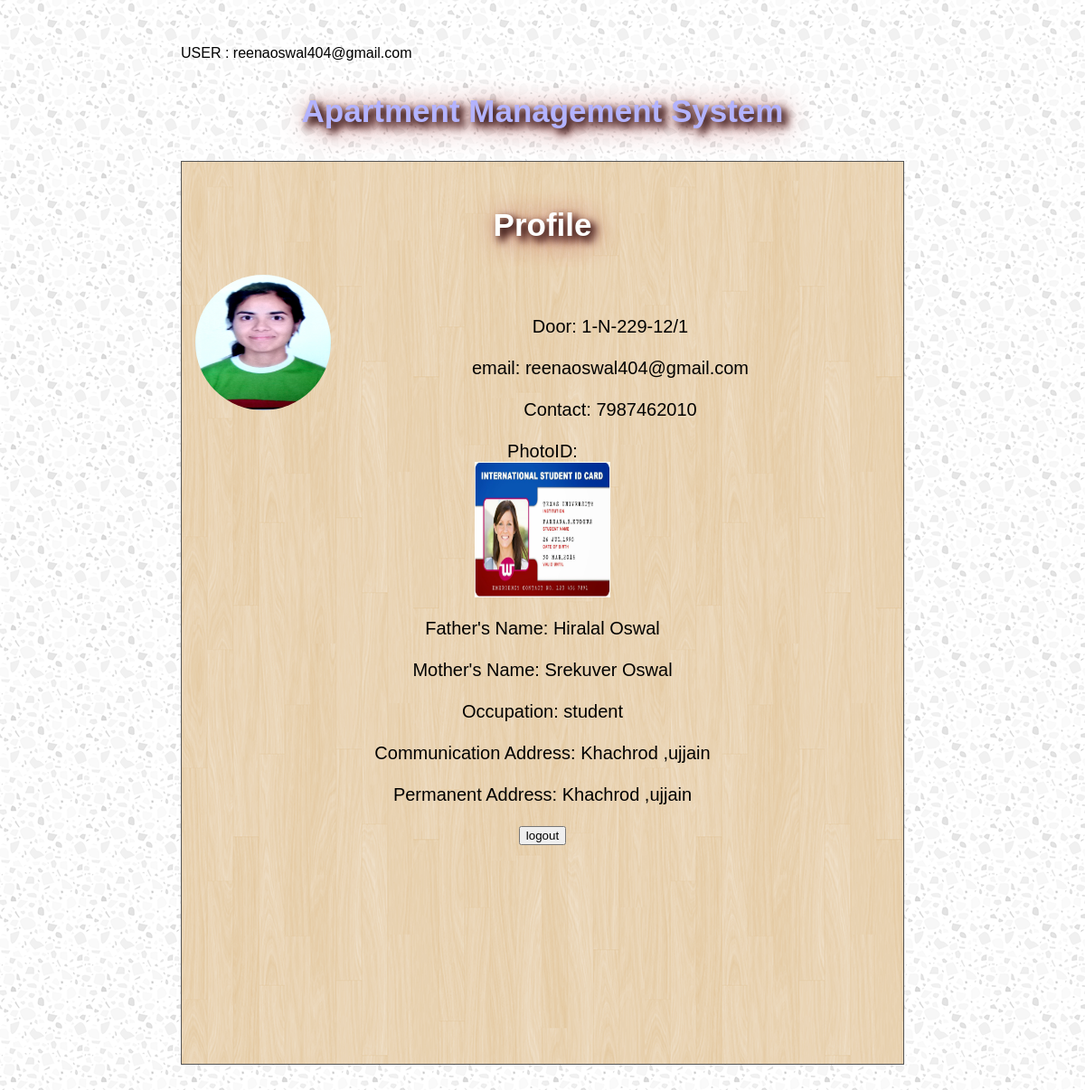
Page /Vuser.php (signed in) on the committed database.
### tables this page shows
CREATE TABLE IF NOT EXISTS `flatowner` (
  `Door` varchar(30) default NULL,
  `email` varchar(30) NOT NULL,
  `contact` varchar(20) default NULL,
  `photo` varchar(500) default NULL,
  `photoid` varchar(500) default NULL,
  `fname` varchar(50) default NULL,
  `mname` varchar(50) default NULL,
  `occupation` varchar(50) default NULL,
  `commadd` varchar(100) default NULL,
  `peradd` varchar(100) default NULL,
  `flatocc` varchar(20) default NULL,
  `approve` varchar(50) NOT NULL,
  `addarpic` varchar(60) NOT NULL,
  PRIMARY KEY  (`email`)
);

### Vuser.php (the view, shortened to what this page needs)
  <?php
$email=$_SESSION['email'];
echo $email;
$servername = "localhost";
$username = "root";
$password = "12345";
$dbname = "abc";
$conn = new mysqli($servername, $username, $password, $dbname);
?>
<!DOCTYPE html>
<html>
<head>
</head>
<body  topmargin="50" leftmargin="200" rightmargin="200">
<h3 style="text-align:center;font-size:35px;color:#b3b3ff;text-shadow: 5px 5px 10px black, 5px 5px 30px rgb(163, 53, 52), 5px 5px 10px rgb(163, 53, 52);">
  Apartment Management System</h3>
<Header>
<h3 style="text-align:center;font-size:35px;color:white;text-shadow: 5px 5px 10px black, 5px 5px 30px rgb(163, 53, 52), 5px 5px 10px rgb(163, 53, 52);">
  Profile</h3>
<?php
$result = mysqli_query($conn,"SELECT * FROM flatowner WHERE email='$email'");
while($row = mysqli_fetch_array($result))
{
echo  "<img style='float:left;border-radius:80%' src='".$row['photo']."' height='150' width='150'/><br><br>";
echo "Door:  " . $row['Door'] . "<br><br>";
echo "email:  " . $row['email'] . "<br><br>";
echo "Contact: ".$row['contact']."<br><br>" ;
echo  "PhotoID: <br><img src='".$row['photoid']."' height='150' width='150'/><br><br>";
echo "Father's Name:  " . $row['fname'] . "<br><br>";
echo "Mother's Name:  " . $row['mname'] . "<br><br>";
echo "Occupation:  " . $row['occupation'] . "<br><br>";
echo "Communication Address:  " . $row['commadd'] . "<br><br>";
echo "Permanent Address:  " . $row['peradd'] . "<br><br>";
}
?>
<form action='login.php'> <button >logout</button></form>
</Header>
</body>
</html>

### Vuser.php (style rules this page uses)
h3 { text-shadow: 2px 2px 3px Grey; }
* { box-sizing: border-box; }
body { font-family: Arial, Helvetica, sans-serif; background-image: url("t.png"); background-color:blue; }
header { background-color:Tomato; background-image:url("wood.png"); padding: 15px; text-align: center; font-size: 30px; color: black; font-size:20px; border: 1px solid #555; height:1000px; }

### rows in the picture
flatowner: photo (picture), Door "1-N-229-12/1", email "reenaoswal404@gmail.com", contact "7987462010", photoid (picture), fname "Hiralal Oswal", mname "Srekuver Oswal", occupation "student", commadd "Khachrod ,ujjain", peradd "Khachrod ,ujjain"

### other values in the picture
$email "reenaoswal404@gmail.com"
